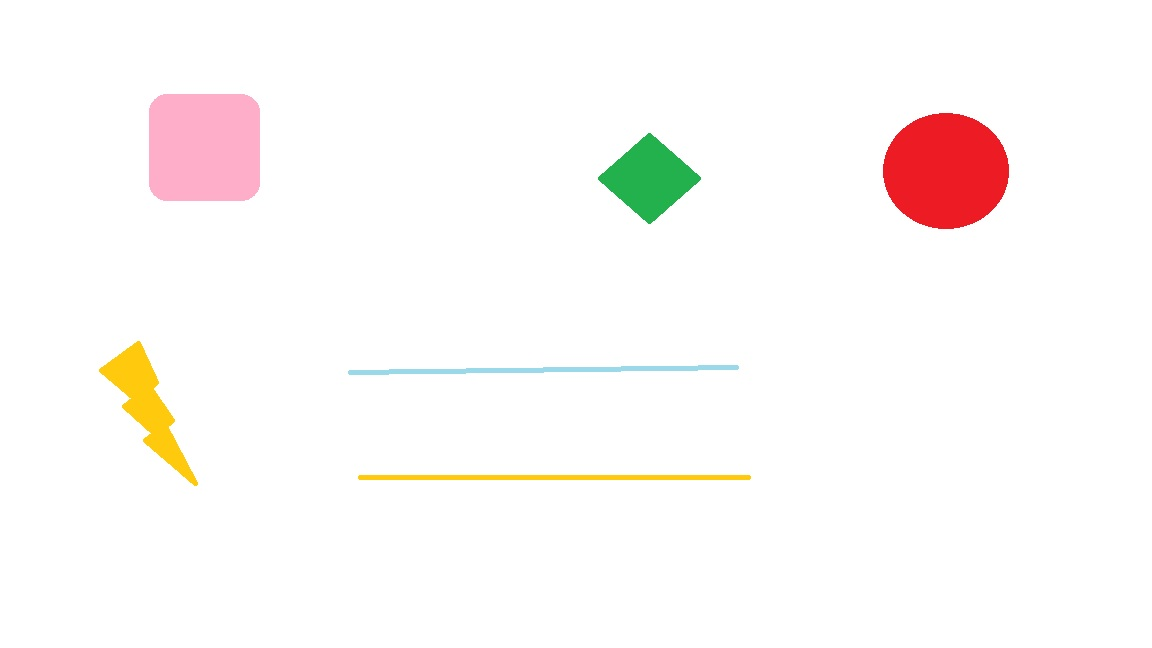
#> input picture Images/paint.jpg, 1152 x 648 px
$ python minarea.py
#> lines starting #> are read from the running program, lines starting #| are printed output that depends on the picture; after the words box and inside, x2 and y2 are one past the last pixel; in counts of white or black regions, pixels touching at a corner belong together
import cv2
import numpy as np

# Load the image
image_path = "Images/paint.jpg"  # Replace with the path to your image
image = cv2.imread(image_path)
#> image is the input picture: shape (648, 1152, 3); mean B, G, R 247.5, 249.1, 252.9

# Convert the image to grayscale
gray_image = cv2.cvtColor(image, cv2.COLOR_BGR2GRAY)
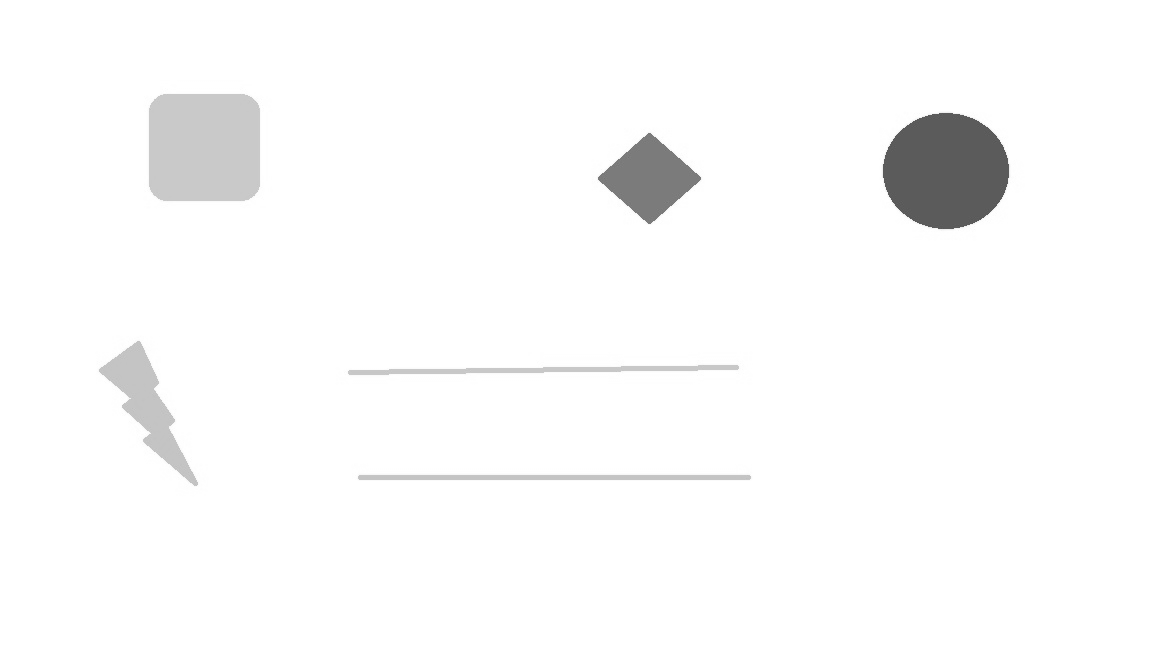
#> gray_image: shape (648, 1152); min 84, max 255, mean 250.1

# Apply binary thresholding to create a binary image
_, threshold_image = cv2.threshold(gray_image, 127, 255, cv2.THRESH_BINARY)
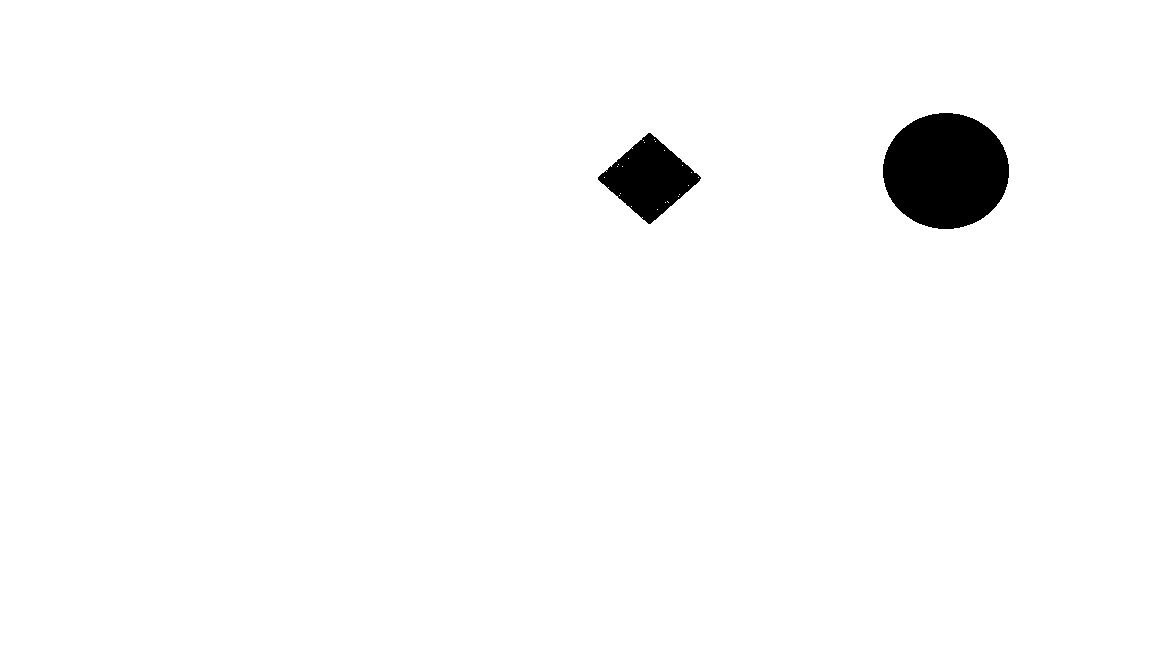
#> threshold_image: shape (648, 1152); 97.8% white; 2 black regions, box (x1, y1, x2, y2) and area: (883, 113, 1009, 229) 11468, (598, 133, 701, 224) 4856

# Find contours in the binary image
contours, _ = cv2.findContours(threshold_image, cv2.RETR_EXTERNAL, cv2.CHAIN_APPROX_SIMPLE)
#> contours = [[[0, 0], [0, 647], [1151, 647], [1151, 0]]]

# Get the largest contour (assuming the rectangle you want to draw is the largest contour)
largest_contour = max(contours, key=cv2.contourArea)
#> largest_contour = [[0, 0], [0, 647], [1151, 647], [1151, 0]]

# Get the bounding box of the largest contour
x, y, w, h = cv2.boundingRect(largest_contour)
#> x = 0; y = 0; w = 1152; h = 648

# Calculate the center of the bounding box
center_x = x + w // 2
#> center_x = 576
center_y = y + h // 2
#> center_y = 324

# Calculate the angle of the bounding box (assuming the angle is aligned with the image's x-axis)
angle = 30  # Replace this with the actual angle if known

# Calculate the points for the 30x20 rectangle with the given angle
rect_width = 30
rect_height = 20

angle_rad = np.deg2rad(angle)
cos_theta = np.cos(angle_rad)
sin_theta = np.sin(angle_rad)

# Calculate the four corners of the rectangle
corner1 = (center_x + rect_width // 2, center_y + rect_height // 2)
#> corner1 = (591, 334)
corner2 = (center_x - rect_width // 2, center_y + rect_height // 2)
#> corner2 = (561, 334)
corner3 = (center_x - rect_width // 2, center_y - rect_height // 2)
#> corner3 = (561, 314)
corner4 = (center_x + rect_width // 2, center_y - rect_height // 2)
#> corner4 = (591, 314)

# Apply rotation transformation to the corners
rot_matrix = np.array([[cos_theta, -sin_theta], [sin_theta, cos_theta]])
#> (the run stopped early here; a loop or call above may not have finished)

$ run again, with Images/cabletryred2.jpg copied over Images/paint.jpg
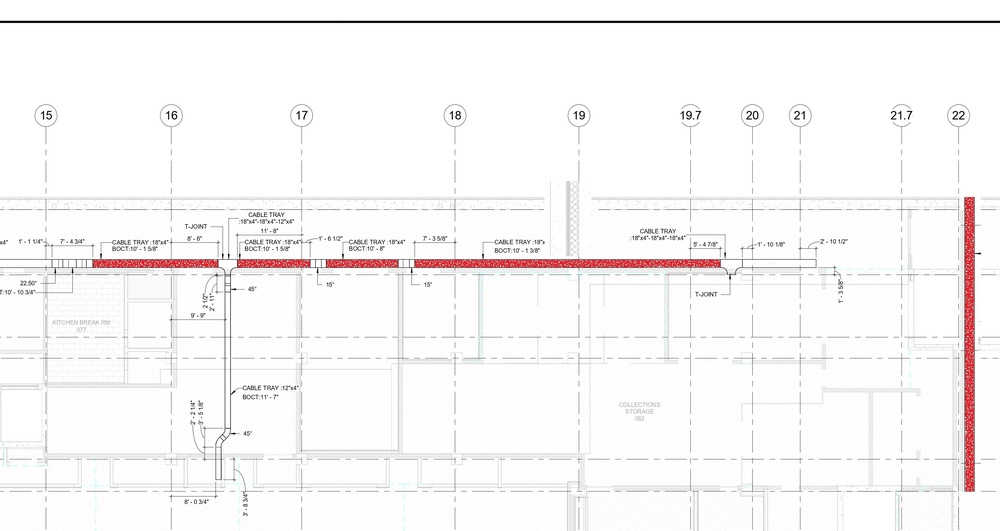
#> input picture Images/cabletryred2.jpg, 1000 x 531 px, shrunk from 3405 x 1809 before the run
#> image is the input picture: shape (531, 1000, 3); mean B, G, R 246.4, 246.3, 248.1
#> `_, threshold_image = cv2.threshold(gray_image, 127, 255, cv2.THRESH_BI..`:
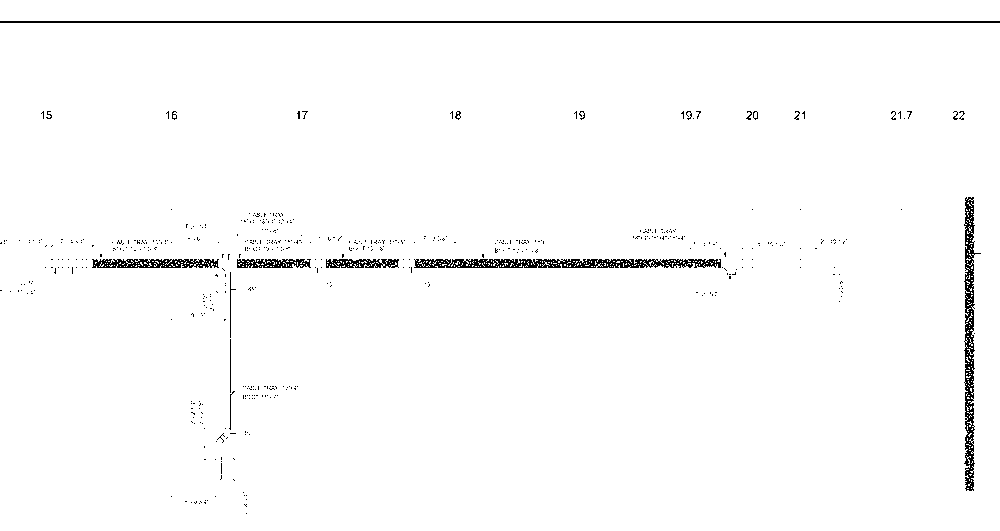
#> threshold_image: shape (531, 1000); 98.3% white; black in thin lines or dots
#> contours = 2 contours; box (x1, y1, x2, y2) and area: (0, 23, 1000, 531) 506486, (0, 0, 1000, 21) 19980
#> largest_contour = contour of 15 points, box (x1, y1, x2, y2) (0, 23, 1000, 531), area 506486
#> x = 0; y = 23; w = 1000; h = 508
#> center_x = 500
#> center_y = 277
#> corner1 = (515, 287)
#> corner2 = (485, 287)
#> corner3 = (485, 267)
#> corner4 = (515, 267)

$ run again, with Images/cabletryred3.jpg copied over Images/paint.jpg
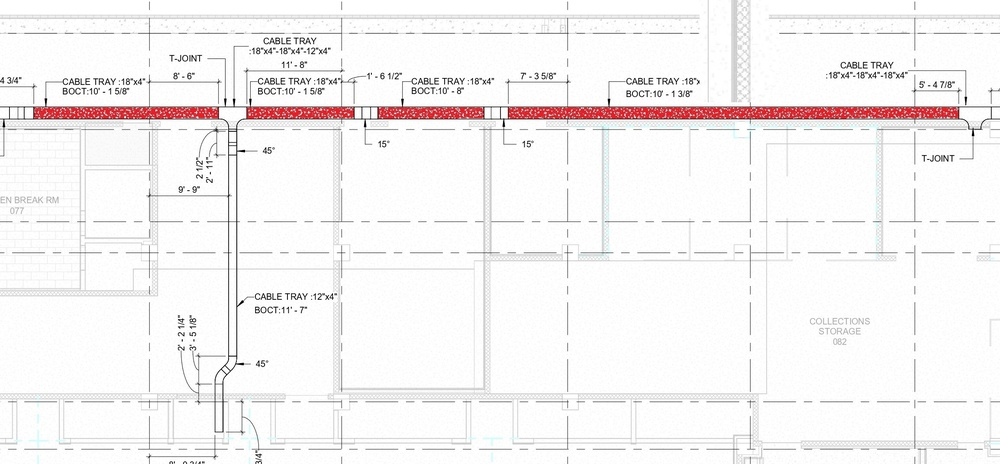
#> input picture Images/cabletryred3.jpg, 1000 x 464 px, shrunk from 2310 x 1071 before the run
#> image is the input picture: shape (464, 1000, 3); mean B, G, R 243.1, 243, 245.7
#> `gray_image = cv2.cvtColor(image, cv2.COLOR_BGR2GRAY)`:
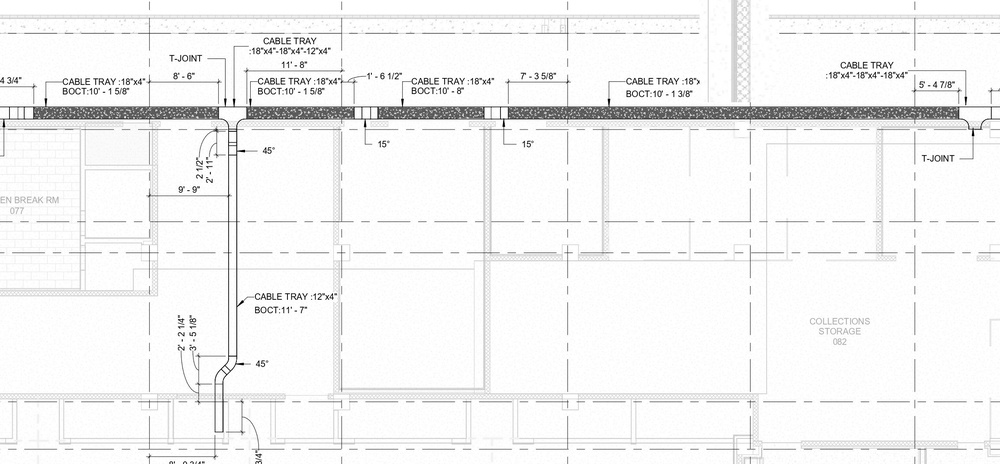
#> gray_image: shape (464, 1000); min 0, max 255, mean 243.8
#> `_, threshold_image = cv2.threshold(gray_image, 127, 255, cv2.THRESH_BI..`:
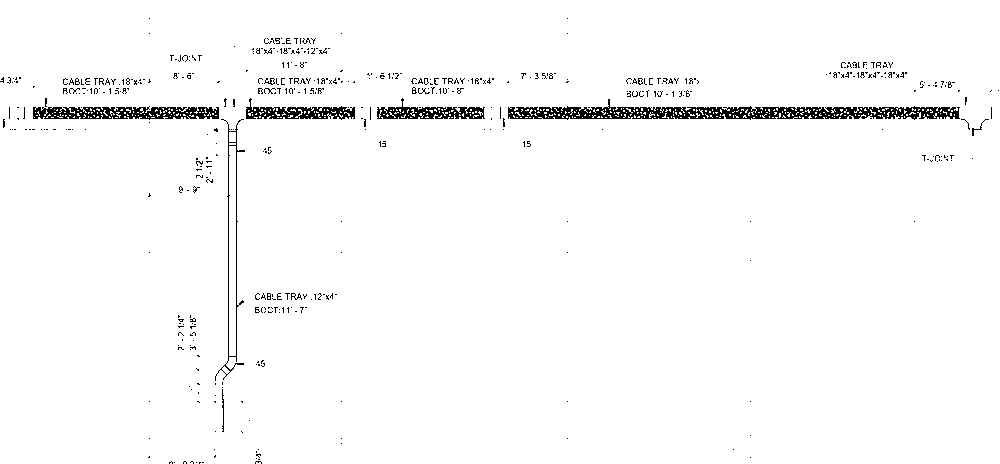
#> threshold_image: shape (464, 1000); 97.6% white; black in thin lines or dots
#> contours = 1 contour; box (x1, y1, x2, y2) and area: (0, 0, 1000, 464) 462490
#> largest_contour = contour of 56 points, box (x1, y1, x2, y2) (0, 0, 1000, 464), area 462490
#> x = 0; w = 1000; h = 464
#> center_x = 500
#> center_y = 232
#> corner1 = (515, 242)
#> corner2 = (485, 242)
#> corner3 = (485, 222)
#> corner4 = (515, 222)
